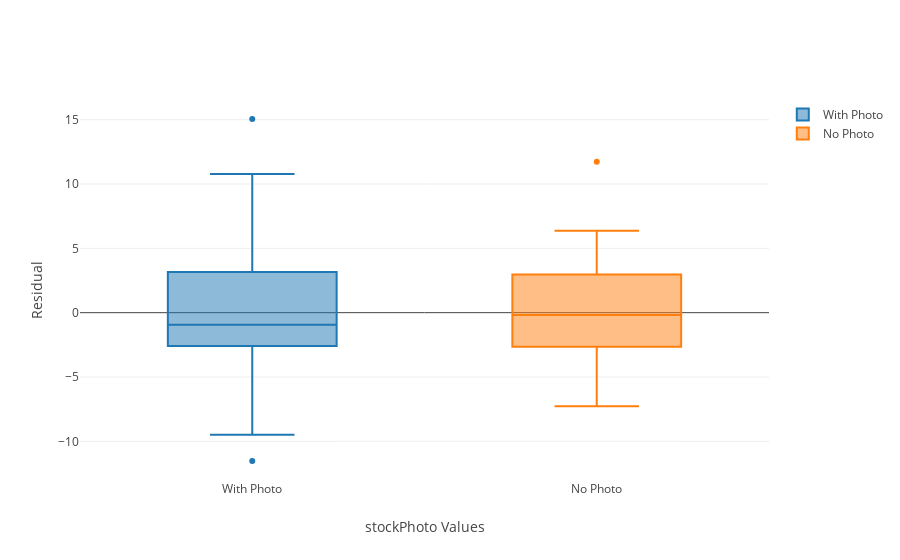

Source (notebook cell):
### Code cell
has_photo = res[feature_data['stockPhoto'] == 1]
no_photo = res[feature_data['stockPhoto'] == 0]

trace0 = go.Box(
    y=has_photo,
    name="With Photo"
)
trace1 = go.Box(
    y=no_photo,
    name="No Photo"
)

layout = go.Layout(
    yaxis = dict(title="Residual"),
    xaxis = dict(title="stockPhoto Values")
)

data = [trace0, trace1]
fig = go.Figure(data=data, layout=layout)
iplot(fig)

### Figure 1 — Plotly figure (JSON) as saved in the notebook; plotly's stock layout.template omitted (floating-point values rounded to 4 significant figures)
{"data": [{"name": "With Photo", "type": "box", "y": [3.226, -7.232, -4.41, 15.05, -3.586, 0.4714, -2.406, 3.94, -1.406, -0.2675, -8.529, -0.2112, -1.4, 10.04, -1.972, -2.078, -0.738, -5.879, -2.35, 4.282, -5.698, 2.309, -1.012, -2.436, -0.9356, -1.752, 6.533, -5.485, -2.673, -1.688, -4.563, 0.7899, 7.196, -2.703, -3.478, -0.2739, -2.464, -2.605, 2.906, 1.79, 3.152, -7.236, 3.64, 7.575, -4.274, -1.876, -6.615, 1.206, 9.716, -2.539, -4.198, -2.025, 0.05404, 4.282, 3.281, 0.7038, 5.801, -0.9455, -1.871, 1.486, 1.555, 7.606, -0.9439, 5.413, 0.5639, 10.79, -0.6848, 2.59, 1.871, -5.29, 3.895, -8.221, -3.475, -7.539, 5.772, 7.687, -1.562, -11.53, -2.57, -2.59, -1.164, -2.101, -0.01082, 1.767, 6.749, 4.26, -2.595, -4.436, -3.687, -2.169, 8.779, -0.2639, -9.484, -2.11, 4.988, 6.546, -2.883, 4.282, -0.1962, -3.003, 2.782, 2.562, 3.426, -0.9823, -2.019]}, {"name": "No Photo", "type": "box", "y": [-2.104, 6.369, 4.51, 11.72, 0.9087, -2.432, -2.147, -4.732, 2.903, -7.014, -3.564, 4.372, 0.6102, -5.348, 2.899, 5.68, -1.809, -2.847, -6.245, -1.808, 2.596, -2.15, -0.2944, -7.278, -4.898, -0.07224, 5.667, 4.319, 3.028, -2.215, -2.072, 1.411, 1.28, -3.149, 0.722, 3.18]}], "layout": {"xaxis": {"title": "stockPhoto Values"}, "yaxis": {"title": "Residual"}}}
